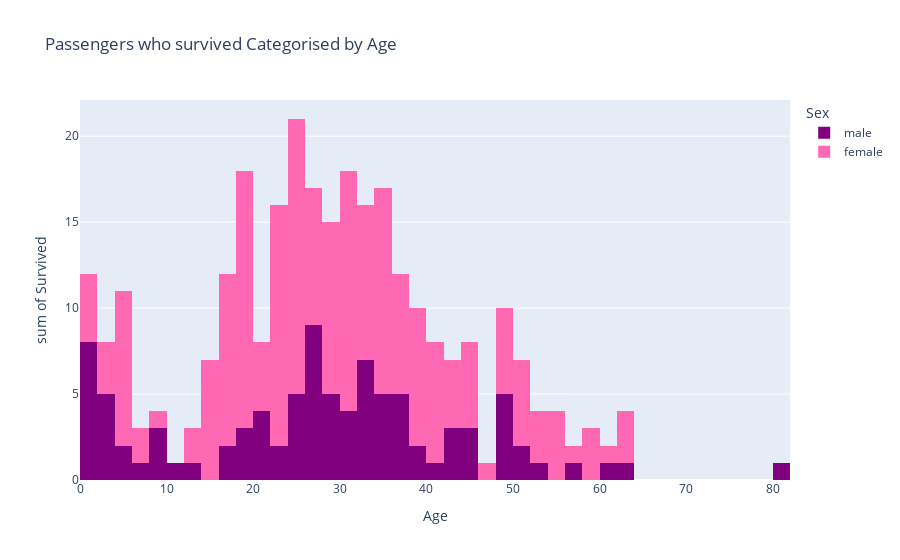

Notebook code cell kept with this figure:
### Code cell
fig=px.histogram(titanic,x='Age', y='Survived',color='Sex', title='Passengers who survived Categorised by Age',color_discrete_sequence=['purple', 'hotpink'])
fig.show()

### Figure 1 — Plotly figure (JSON) as saved in the notebook; plotly's stock layout.template omitted (floating-point values rounded to 4 significant figures; data arrays with more than 128 entries replaced by an {"elided": "..."} marker saying what was removed)
{"data": [{"alignmentgroup": "True", "bingroup": "x", "histfunc": "sum", "hovertemplate": "Sex=male<br>Age=%{x}<br>sum of Survived=%{y}<extra></extra>", "legendgroup": "male", "marker": {"color": "purple", "pattern": {"shape": ""}}, "name": "male", "offsetgroup": "male", "orientation": "v", "showlegend": true, "type": "histogram", "x": {"elided": "577 float values"}, "xaxis": "x", "y": {"elided": "577 int values"}, "yaxis": "y"}, {"alignmentgroup": "True", "bingroup": "x", "histfunc": "sum", "hovertemplate": "Sex=female<br>Age=%{x}<br>sum of Survived=%{y}<extra></extra>", "legendgroup": "female", "marker": {"color": "hotpink", "pattern": {"shape": ""}}, "name": "female", "offsetgroup": "female", "orientation": "v", "showlegend": true, "type": "histogram", "x": {"elided": "314 float values"}, "xaxis": "x", "y": {"elided": "314 int values"}, "yaxis": "y"}], "layout": {"barmode": "relative", "legend": {"title": {"text": "Sex"}, "tracegroupgap": 0}, "title": {"text": "Passengers who survived Categorised by Age"}, "xaxis": {"anchor": "y", "domain": [0, 1], "title": {"text": "Age"}}, "yaxis": {"anchor": "x", "domain": [0, 1], "title": {"text": "sum of Survived"}}}}
